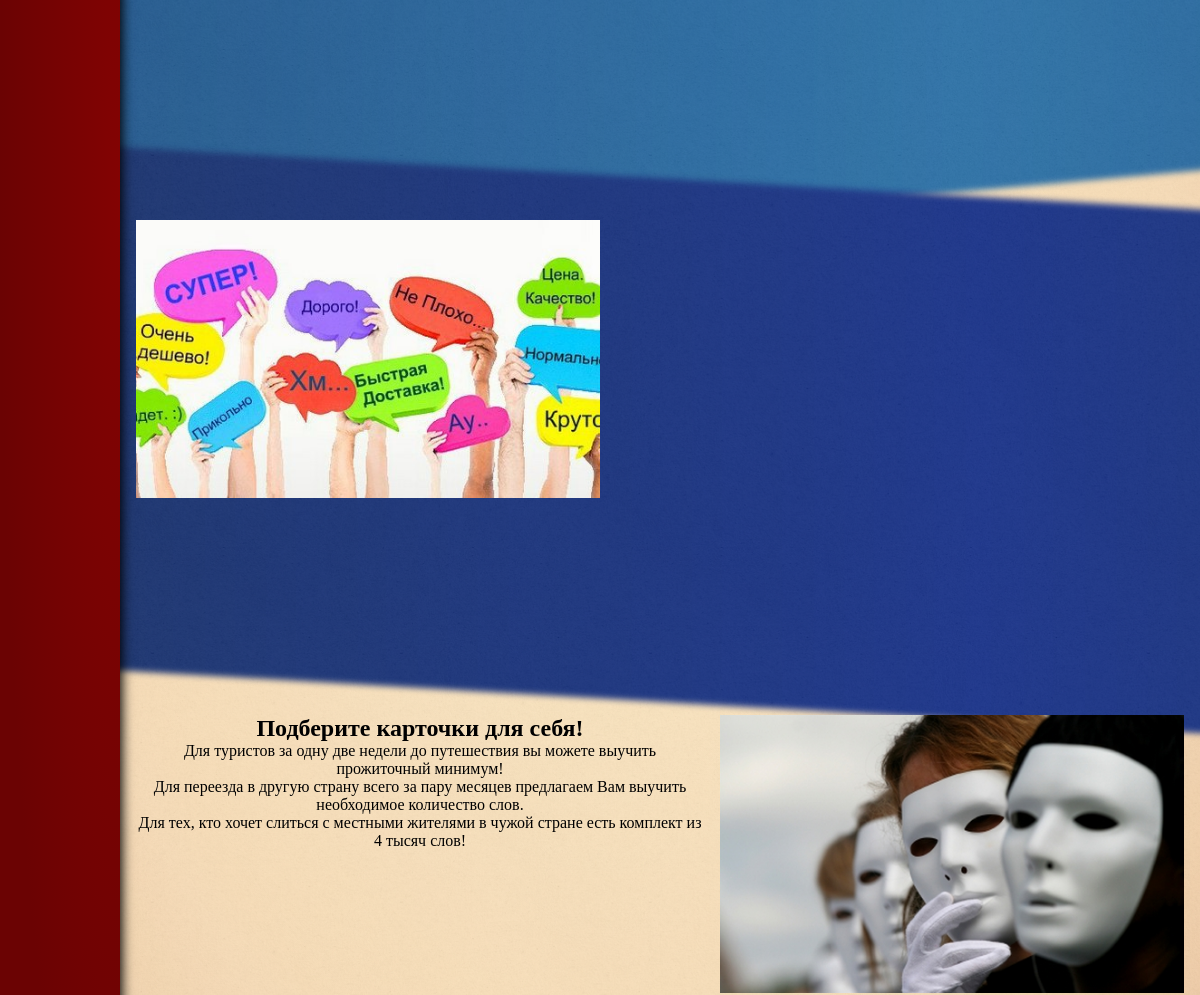
/ru/ (middle part), run on an earlier commit of the app's database.
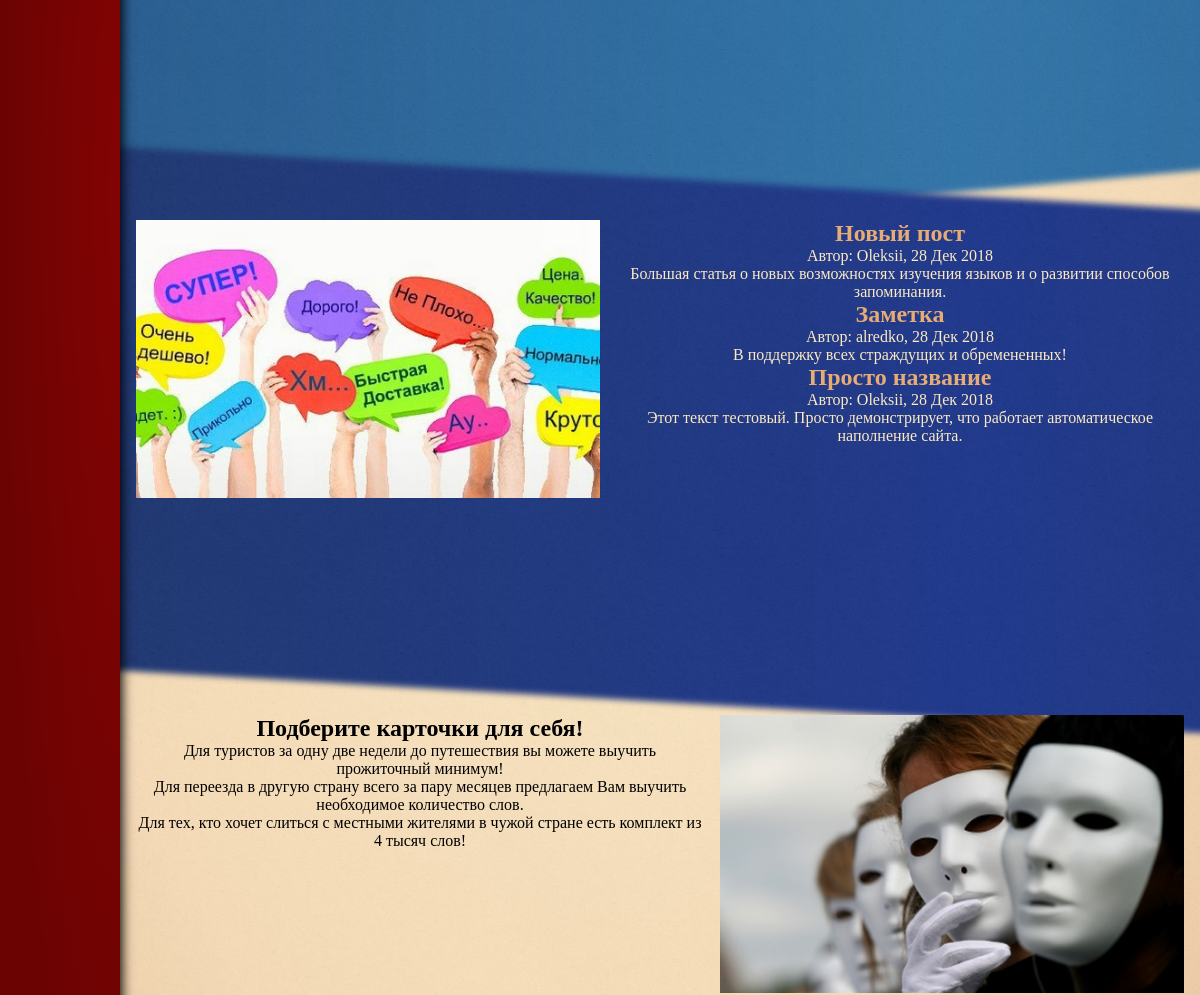
And on a later commit of the database.
### blog/models.py (models this page shows, shortened)
class Post(models.Model):
    author = models.ForeignKey('auth.User', on_delete=models.CASCADE)
    title = models.CharField(max_length=200)
    text = models.TextField()
    created_date = models.DateTimeField(
            default=timezone.now)
    published_date = models.DateTimeField(
            blank=True, null=True)

### blog/views.py (the view)
# urls.py: path(r'ru/', views.post_list, name="ru.html"),
def post_list(request):
    posts = Post.objects.filter(published_date__lte=timezone.now()).order_by('-published_date')
    return render(request, 'ru.html', {'posts': posts})

### templates/ru.html (shortened to what this page needs)
{% extends "base.html" %}
{% block blog.text %}
  {% for post in posts %}
    <h2><a href="">{{ post.title }}</a></h2>
    <p>Автор: {{ post.author }}, {{ post.published_date|date:"d M Y"  }}</p>
    <p>{{ post.text|linebreaksbr }}</p>
  {% endfor %}
{% endblock blog.text %}
{% block entrance.text %}
<h2>Подберите карточки для себя!</h2>
<p>Для туристов за одну две недели до путешествия вы можете выучить прожиточный минимум!</p>
<p>Для переезда в другую страну всего за пару месяцев предлагаем Вам выучить необходимое количество слов.</p>
<p>Для тех, кто хочет слиться с местными жителями в чужой стране есть комплект из 4 тысяч слов!</p>
{% endblock entrance.text %}

### templates/base.html (shortened to what this page needs)
<!DOCTYPE html>
{% load staticfiles %}
<html>
<head>
    <link rel="stylesheet" href="{% static "css/styles.css" %}" />
</head>
<body>
  <div class="ContentLight">
    <div class="ContentDark">
      <div class="Line">
        <div class="Textura">
<div class="Menu">
</div>
<div class="Contenttopleft">
</div>
<div class="Contenttopright"><img src="../static/images/Statia.png" alt="Открытая книга">
  {% block words.image %}{% endblock words.image %}</div>
<div class="Contentmidlleft"><img src="../static/images/Otzyv.jpg" alt="Отзывы"></div>
<div class="Contentmidlright">
  {% block blog.text %}{% endblock blog.text %}
</div>
<div class="Contentbuttonleft">
  {% block entrance.text %}{% endblock entrance.text %}
</div>
<div class="Contentbuttonright"><img src="../static/images/Obraz.jpg" alt="Подбери образ!"></div>
<div class="InLine">Synespy 2019</div>
        </div>
      </div>
    </div>
  </div>
</body>
</html>

### static/css/styles.css (style rules this page uses)
* { padding : 0; margin: 0 auto; box-sizing: border-box; }
.Menu, .Logo, .Scylki, .k154, .Content, .ContentDark, .ContentLight, .GreetingImg, .Greeting, .Footer, .Textura, body, img, .Line, .Contenttopleft, .Contenttopright, .Contentmidlleft, .Contentmidlright, .Contentbuttonleft, .Contentbuttonright { display: block; float: left; }
.ContentLight { background-image: url('../images/Blueline.svg'); background-repeat: no-repeat; background-position: 0 450px; width: 100%; }
.ContentDark { background-image: url('../images/Darkblueline.svg'); background-repeat: no-repeat; background-position: 0 1030px; width: 100%; }
.Line { background-image: url('../images/Line.svg'); background-repeat: no-repeat; background-position: 0 2060px; width: 100%; }
.Textura { background-image: url('../images/Textura.png'); height: 2160px; }
body { background-image: url(../images/fon.svg); font-family: Montserrat Alternates; text-align: center; }
img { width: 100%; }
a { color: #e6ac73; text-decoration: none; }
.Menu { background-image: url('../images/Menu.svg'); width: 10%; height: 2160px; box-shadow: 0.1rem 0 0.7rem; }
.Contenttopleft { width: 50%; height: 500px; padding: 1rem; color: #FDE9C1; }
.Contenttopright { width: 40%; height: 500px; padding: 1rem 1rem 0rem 0rem; }
.Contentmidlleft { width: 40%; height: 495px; padding: 1rem 0rem 0rem 1rem; }
.Contentmidlright { width: 50%; height: 495px; color: #FDE9C1; padding: 1rem; }
.Contentbuttonleft { width: 50%; height: 465px; padding: 1rem; }
.Contentbuttonright { width: 40%; height: 465px; padding: 1rem 1rem 0rem 0rem; }
.InLine { color: #E6AC73; text-align: right; padding-right: 1rem; }

What changed in the data, as far as the page shows it:
added Post: title "Новый пост", author "Oleksii", published_date "28 Дек 2018", text "Большая статья о новых возможностях изучения языков и о развитии способов запоминания."
added Post: title "Заметка", author "alredko", published_date "28 Дек 2018", text "В поддержку всех страждущих и обремененных!"
added Post: title "Просто название", author "Oleksii", published_date "28 Дек 2018", text "Этот текст тестовый. Просто демонстрирует, что работает автоматическое наполнение сайта."
